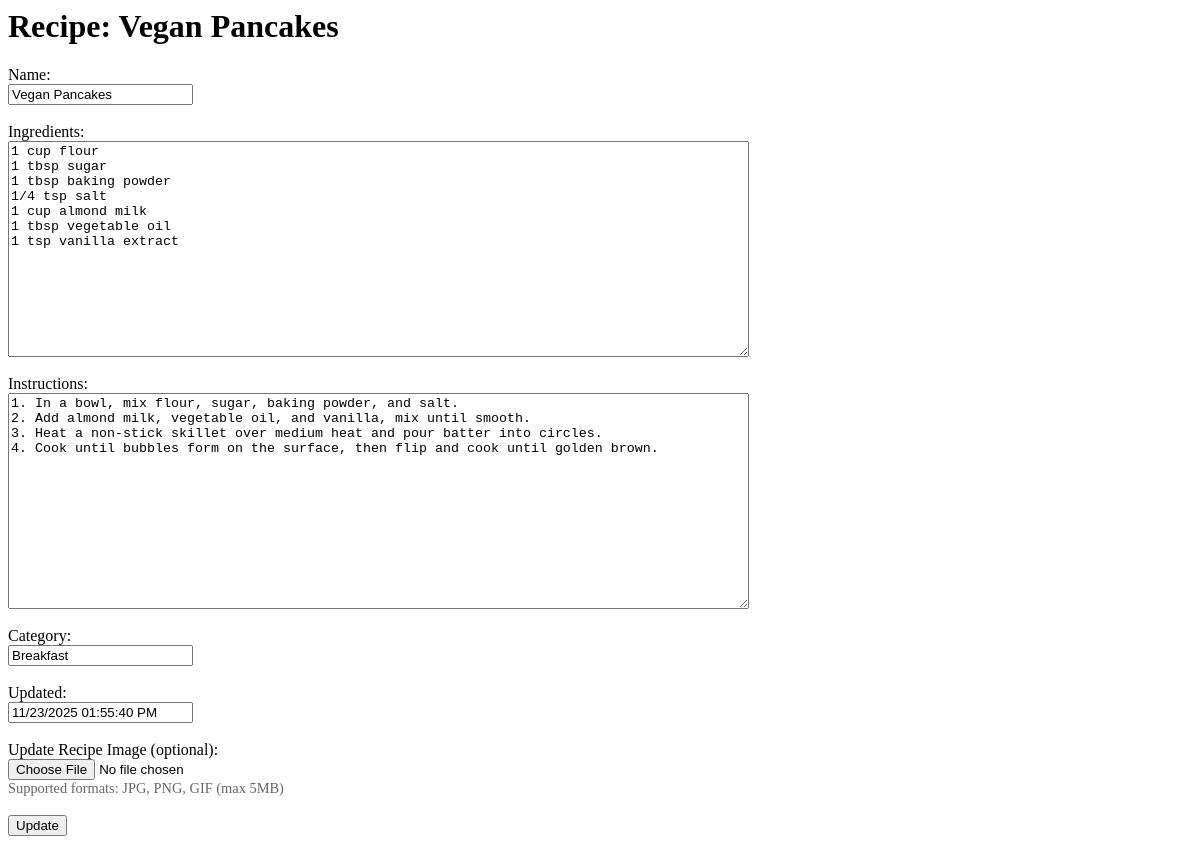
The app's page /display, older data.
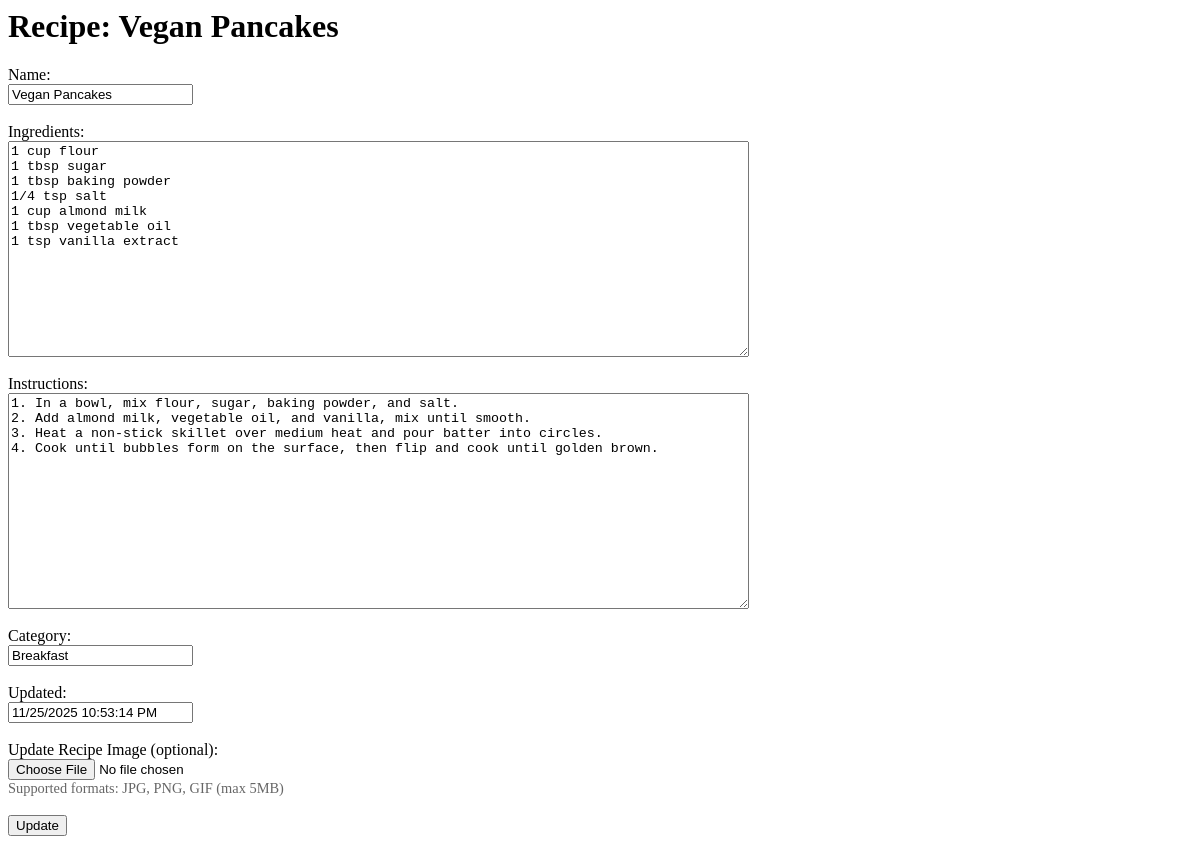
The same page, newer data.
### app/model/recipes.py (models this page shows, shortened)
class Recipe(db.Model):
    __tablename__ = 'recipes'
    id = Column(Integer, primary_key=True)
    name = Column(String(50), unique=True)
    ingredients = Column(String(500), nullable=False)
    instructions = Column(String(1000), nullable=False)
    category = Column(String(50), nullable=True)
    created_at = Column(DateTime, default=datetime.utcnow)
    updated_at = Column(DateTime, default=datetime.utcnow, onupdate=datetime.utcnow)
    user_id = Column(Integer, ForeignKey('users.id'), nullable=False)
    image_location = Column(String(255), nullable=True)
    prep_time = Column(Integer, nullable=True)
    cook_time = Column(Integer, nullable=True)
    total_time = Column(Integer, nullable=True)
    servings = Column(Integer, nullable=True)
    user = relationship('User', back_populates='recipes')
    favorites = relationship('Favorite', back_populates='recipe', cascade='all, delete-orphan')

### app/__init__.py (the view, shortened to what this page needs)
    @app.route('/display', methods=["GET", "POST"])
    def display_recipes():
        from app.service.recipe import RecipeService
        page = request.args.get("page", 1, type=int)
        per_page = 1
        paginated_recipes = Recipe.query.order_by(Recipe.id).paginate(page=page, per_page=per_page)
        recipe = paginated_recipes.items[0] if paginated_recipes.items else None
        return render_template('display_recipes.html', recipe=recipe, paginated_recipes=paginated_recipes)

### app/templates/display_recipes.html (shortened to what this page needs)
<html>
<head>
</head>
<body>
    <h1>Recipe: {{ recipe['name'] }}</h1>
    <form method="POST" onsubmit="confirmAndRefresh(event)" enctype="multipart/form-data">
        <label for="name">Name:</label><br>
        <input type="text" id="name" name="name" value="{{ recipe['name'] }}"><br><br>
        <label for="ingredients">Ingredients:</label><br>
        <textarea id="ingredients" name="ingredients" rows="14" cols="90">{{ recipe['ingredients'] }}</textarea><br><br>
        <label for="instructions">Instructions:</label><br>
        <textarea id="instructions" name="instructions" rows="14" cols="90">{{ recipe['instructions'] }}</textarea><br><br>
        <label for="category">Category:</label><br>
        <input type="text" id="category" name="category" value="{{ recipe['category'] }}"><br><br>
        <label for="updated">Updated:</label><br>
        <input type="text" id="updated" name="updated" readonly value="{{ recipe['updated_at'].strftime('%m/%d/%Y %I:%M:%S %p') }}"><br><br>
        <label for="recipe_image">Update Recipe Image (optional):</label><br>
        <input type="file" id="recipe_image" name="recipe_image" accept="image/*"><br>
        <small style="color: #666; font-size: 0.9em;">Supported formats: JPG, PNG, GIF (max 5MB)</small><br><br>
        <input type="submit" value="Update">
    </form>
</body>
</html>

Row changes from the older to the newer data that the page shows:
changed Recipe "Vegan Pancakes": instructions "…smooth. 3. Heat a non‑stick skillet over medium heat…" → "…smooth. 3. Heat a non-stick skillet over medium heat…"; updated "11/23/2025 01:55:40 PM" → "11/25/2025 10:53:14 PM"
